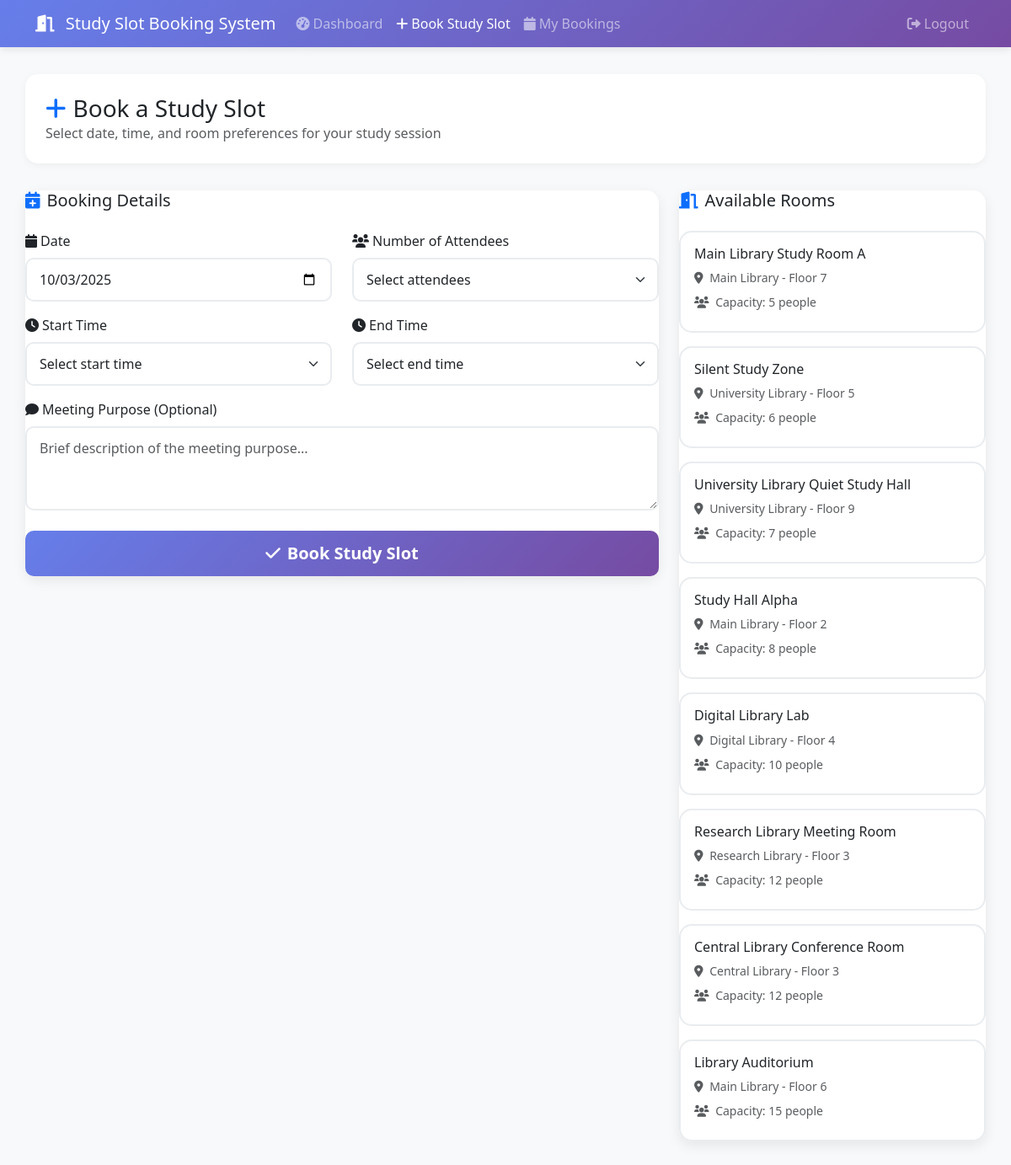
The app's page /book-room.php (signed in) with its own data.
### tables this page shows
CREATE TABLE `rooms` (
  `room_id` varchar(10) NOT NULL,
  `room_name` varchar(100) NOT NULL,
  `capacity` int(11) NOT NULL,
  `location` varchar(100) DEFAULT NULL,
  `description` text DEFAULT NULL,
  `amenities` longtext DEFAULT NULL CHECK (json_valid(`amenities`)),
  `is_active` tinyint(1) DEFAULT 1,
  `created_at` timestamp NOT NULL DEFAULT current_timestamp(),
  `updated_at` timestamp NOT NULL DEFAULT current_timestamp() ON UPDATE current_timestamp(),
  PRIMARY KEY (`room_id`)
);

### book-room.php (the view, shortened to what this page needs)
<?php
$db = Database::getInstance()->getConnection();
$stmt = $db->prepare("SELECT * FROM rooms WHERE is_active = 1 ORDER BY capacity ASC");
$stmt->execute();
$all_rooms = $stmt->fetchAll();
?>
<!DOCTYPE html>
<html lang="en">
<head>
    <link href="https://cdn.jsdelivr.net/npm/bootstrap@5.3.0/dist/css/bootstrap.min.css" rel="stylesheet">
    <link href="https://cdnjs.cloudflare.com/ajax/libs/font-awesome/6.0.0/css/all.min.css" rel="stylesheet">
</head>
<body>
    <nav class="navbar navbar-expand-lg navbar-dark">
        <div class="container">
            <a class="navbar-brand" href="dashboard.php">
                <i class="fas fa-door-open me-2"></i>
                <?php echo APP_NAME; ?>
            </a>
            <div class="collapse navbar-collapse">
                <ul class="navbar-nav me-auto">
                    <li class="nav-item">
                        <a class="nav-link" href="dashboard.php">
                            <i class="fas fa-tachometer-alt me-1"></i>Dashboard
                        </a>
                    </li>
                    <li class="nav-item">
                        <a class="nav-link active" href="book-room.php">
                            <i class="fas fa-plus me-1"></i>Book Study Slot
                        </a>
                    </li>
                    <li class="nav-item">
                        <a class="nav-link" href="my-bookings.php">
                            <i class="fas fa-calendar me-1"></i>My Bookings
                        </a>
                    </li>
                </ul>
                <ul class="navbar-nav">
                    <li class="nav-item">
                        <a class="nav-link" href="dashboard.php?logout=1">
                            <i class="fas fa-sign-out-alt me-1"></i>Logout
                        </a>
                    </li>
                </ul>
            </div>
        </div>
    </nav>
    <div class="container main-content">
        <div class="page-header">
            <h1 class="h3 mb-0">
                <i class="fas fa-plus text-primary me-2"></i>Book a Study Slot
            </h1>
            <p class="text-muted mb-0">Select date, time, and room preferences for your study session</p>
        </div>
        <div class="row">
            <div class="col-lg-8 mb-4">
                <div class="booking-card">
                    <div class="card-body">
                        <h5 class="card-title mb-4">
                            <i class="fas fa-calendar-plus text-primary me-2"></i>Booking Details
                        </h5>
                        <form method="POST" action="">
                            <div class="row">
                                <div class="col-md-6 mb-3">
                                    <label for="booking_date" class="form-label">
                                        <i class="fas fa-calendar me-1"></i>Date
                                    </label>
                                    <input type="date" class="form-control" id="booking_date" name="booking_date"
                                        min="<?php echo date('Y-m-d'); ?>" required>
                                </div>
                                <div class="col-md-6 mb-3">
                                    <label for="attendees" class="form-label">
                                        <i class="fas fa-users me-1"></i>Number of Attendees
                                    </label>
                                    <select class="form-select" id="attendees" name="attendees" required>
                                        <option value="">Select attendees</option>
                                    </select>
                                </div>
                            </div>
                            <div class="row">
                                <div class="col-md-6 mb-3">
                                    <label for="start_time" class="form-label">
                                        <i class="fas fa-clock me-1"></i>Start Time
                                    </label>
                                    <select class="form-select" id="start_time" name="start_time" required>
                                        <option value="">Select start time</option>
                                    </select>
                                </div>
                                <div class="col-md-6 mb-3">
                                    <label for="end_time" class="form-label">
                                        <i class="fas fa-clock me-1"></i>End Time
                                    </label>
                                    <select class="form-select" id="end_time" name="end_time" required>
                                        <option value="">Select end time</option>
                                    </select>
                                </div>
                            </div>
                            <div class="mb-4">
                                <label for="purpose" class="form-label">
                                    <i class="fas fa-comment me-1"></i>Meeting Purpose (Optional)
                                </label>
                                <textarea class="form-control" id="purpose" name="purpose" rows="3"
                                    placeholder="Brief description of the meeting purpose..."></textarea>
                            </div>
                            <div class="d-grid">
                                <button type="submit" name="book_room" class="btn btn-book btn-lg">
                                    <i class="fas fa-check me-2"></i>Book Study Slot
                                </button>
                            </div>
                        </form>
                    </div>
                </div>
            </div>
            <div class="col-lg-4 mb-4">
                <div class="booking-card">
                    <div class="card-body">
                        <h5 class="card-title mb-4">
                            <i class="fas fa-door-open text-primary me-2"></i>Available Rooms
                        </h5>
                        <?php foreach ($all_rooms as $room): ?>
                            <div class="room-card mb-3 p-3">
                                <h6 class="mb-2"><?php echo htmlspecialchars($room['room_name']); ?></h6>
                                <p class="small text-muted mb-2">
                                    <i class="fas fa-map-marker-alt me-1"></i>
                                    <?php echo htmlspecialchars($room['location']); ?>
                                </p>
                                <p class="small text-muted mb-2">
                                    <i class="fas fa-users me-1"></i>
                                    Capacity: <?php echo $room['capacity']; ?> people
                                </p>
                            </div>
                        <?php endforeach; ?>
                    </div>
                </div>
            </div>
        </div>
    </div>
</body>
</html>

### book-room.php (style rules this page uses)
body { background-color: #f8f9fa; font-family: 'Segoe UI', Tahoma, Geneva, Verdana, sans-serif; }
.navbar { background: linear-gradient(135deg, #667eea 0%, #764ba2 100%); box-shadow: 0 2px 10px rgba(0, 0, 0, 0.1); }
.main-content { padding: 2rem 0; }
.booking-card { background: white; border-radius: 15px; box-shadow: 0 5px 15px rgba(0, 0, 0, 0.08); border: none; }
.room-card { border: 2px solid #e9ecef; border-radius: 15px; transition: all 0.3s ease; cursor: pointer; }
.btn-book { background: linear-gradient(135deg, #667eea 0%, #764ba2 100%); border: none; border-radius: 10px; color: white; padding: 12px 30px; font-weight: 600; }
.form-control, .form-select { border-radius: 10px; border: 2px solid #e9ecef; padding: 12px 15px; }
.page-header { background: white; border-radius: 15px; padding: 1.5rem; margin-bottom: 2rem; box-shadow: 0 2px 10px rgba(0, 0, 0, 0.05); }

### records on screen
rooms: room_name "Main Library Study Room A", location "Main Library - Floor 7", capacity "5"
rooms: room_name "Silent Study Zone", location "University Library - Floor 5", capacity "6"
rooms: room_name "University Library Quiet Study Hall", location "University Library - Floor 9", capacity "7"
rooms: room_name "Study Hall Alpha", location "Main Library - Floor 2", capacity "8"
rooms: room_name "Digital Library Lab", location "Digital Library - Floor 4", capacity "10"
rooms: room_name "Research Library Meeting Room", location "Research Library - Floor 3", capacity "12"
rooms: room_name "Central Library Conference Room", location "Central Library - Floor 3", capacity "12"
rooms: room_name "Library Auditorium", location "Main Library - Floor 6", capacity "15"

### other values on screen
APP_NAME "Study Slot Booking System"
